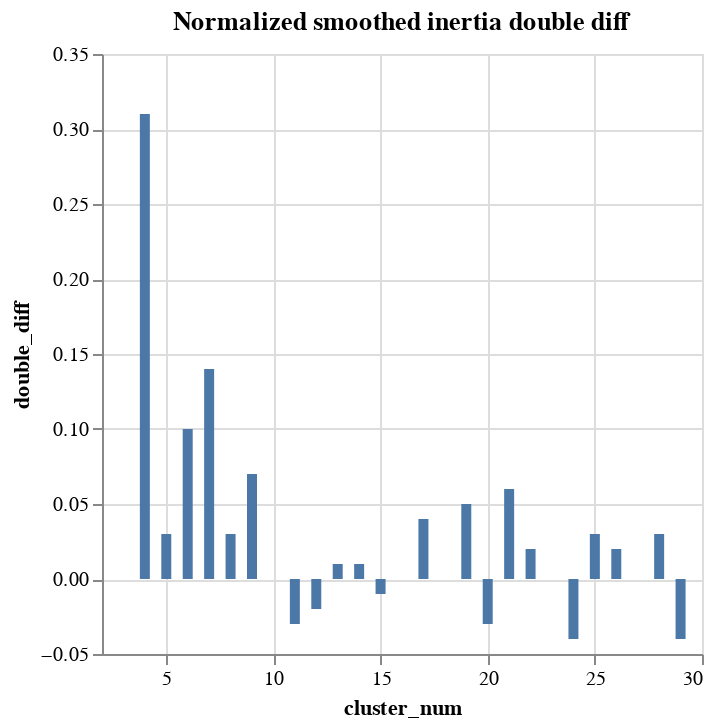

Here is the notebook cell this chart was saved with:
### Code cell
%chart x = cluster_num, y = double_diff, width = 600, height = 300, labley = inertia diff, 
lablex=cluster number, title=Normalized smoothed inertia double diff

### Figure 1 — Vega-Lite specification as saved in the notebook (floating-point values rounded to 4 significant figures)
{"$schema": "https://vega.github.io/schema/vega-lite/v3.json", "data": {"format": {"type": "csv"}, "values": "\"cluster_num\",\"normed_diff\",\"double_diff\",\"smoothed_diff\",\"running_double_diff\"\n\"3\",\"1.000\",\"\",\"1.00\",\"\"\n\"4\",\".371\",\".31\",\".69\",\".31\"\n\"5\",\".616\",\".03\",\".66\",\".17\"\n\"6\",\".267\",\".10\",\".56\",\".15\"\n\"7\",\".425\",\".14\",\".42\",\".14\"\n\"8\",\".242\",\".03\",\".39\",\".07\"\n\"9\",\".354\",\".07\",\".32\",\".08\"\n\"10\",\".267\",\".00\",\".32\",\".06\"\n\"11\",\".532\",\"-.03\",\".35\",\".02\"\n\"12\",\".344\",\"-.02\",\".37\",\".00\"\n\"13\",\".310\",\".01\",\".36\",\"-.01\"\n\"14\",\".216\",\".01\",\".35\",\"-.01\"\n\"15\",\".551\",\"-.01\",\".36\",\".00\"\n\"17\",\".205\",\".04\",\".32\",\".01\"\n\"19\",\".094\",\".05\",\".27\",\".02\"\n\"20\",\".348\",\"-.03\",\".30\",\".01\"\n\"21\",\".301\",\".06\",\".24\",\".03\"\n\"22\",\".141\",\".02\",\".22\",\".02\"\n\"24\",\".246\",\"-.04\",\".26\",\".00\"\n\"25\",\".224\",\".03\",\".23\",\".02\"\n\"26\",\".232\",\".02\",\".21\",\".01\"\n\"28\",\".000\",\".03\",\".18\",\".01\"\n\"29\",\".409\",\"-.04\",\".22\",\".01\"\n"}, "encoding": {"x": {"axis": {"grid": true, "title": "cluster_num"}, "field": "cluster_num", "type": "quantitative"}, "y": {"axis": {"grid": true, "title": "double_diff"}, "field": "double_diff", "type": "quantitative"}}, "height": "300", "mark": {"color": "#4C78A8", "type": "bar"}, "title": "Normalized smoothed inertia double diff", "width": "600"}
